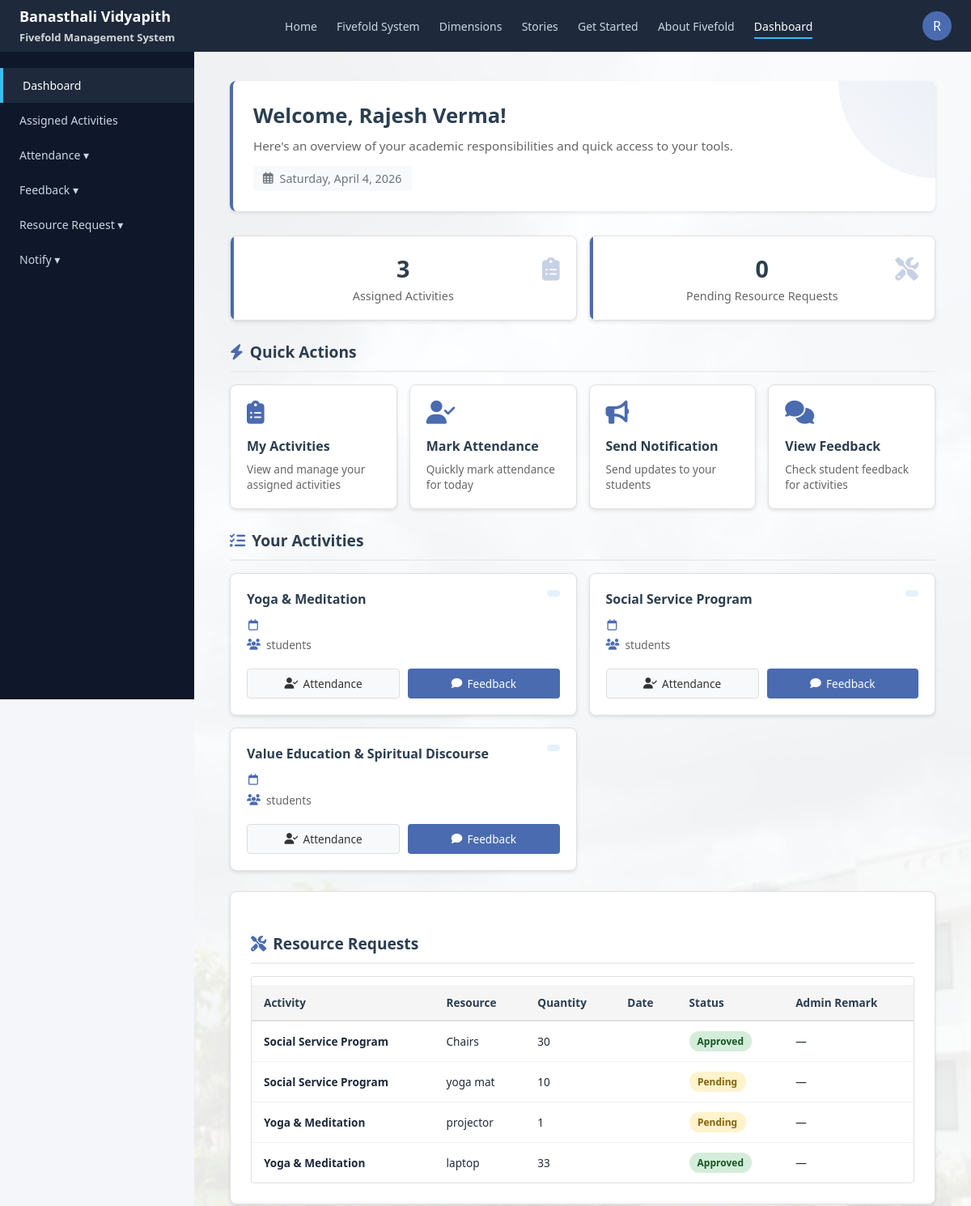
/faculty/dashboard/ (signed in, upper part), run on an earlier commit of the app's database.
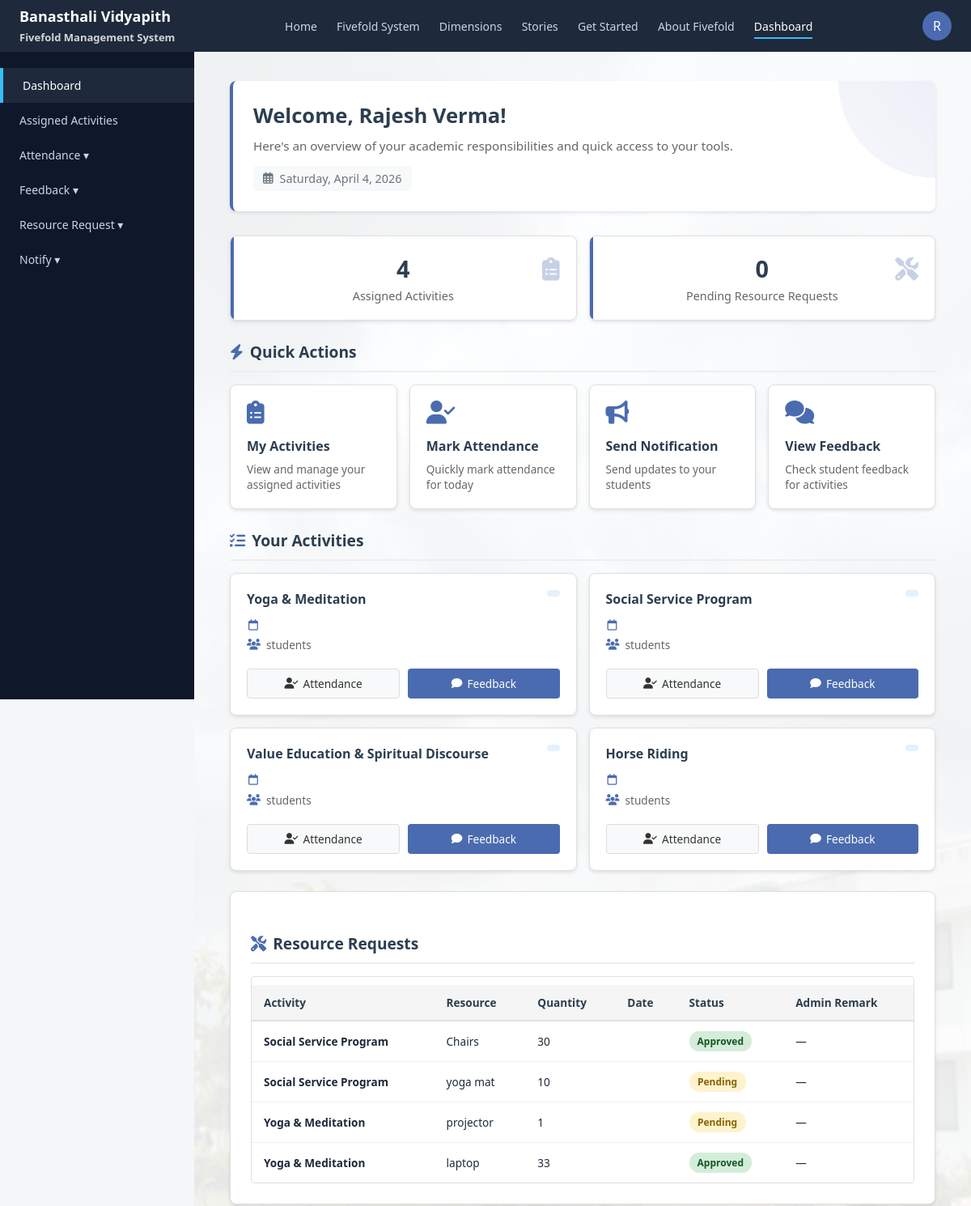
And on a later commit of the database.
### activities_app/models.py (models this page shows, shortened)
class Activity(models.Model):
    title = models.CharField(max_length=200)
    description = models.TextField()
    fold = models.CharField(max_length=50)
    total_seats = models.IntegerField()
    filled_seats = models.IntegerField()
    quick_notes = models.TextField(blank=True)
    fee = models.PositiveIntegerField(default=0)
    latitude = models.FloatField(null=True, blank=True)
    longitude = models.FloatField(null=True, blank=True)
    faculty = models.ForeignKey(
        User,
        on_delete=models.CASCADE,
        related_name="activities"
    )

class ResourceRequest(models.Model):
    STATUS_CHOICES = [
        ("pending", "Pending"),
        ("approved", "Approved"),
        ("rejected", "Rejected"),
    ]
    RESOURCE_TYPES = [
        ("equipment", "Equipment"),
        ("infrastructure", "Infrastructure"),
        ("transport", "Transport"),
        ("budget", "Budget"),
        ("other", "Other"),
    ]
    activity = models.ForeignKey(Activity, on_delete=models.CASCADE)
    sender = models.ForeignKey(
        settings.AUTH_USER_MODEL,
        on_delete=models.CASCADE
    )
    resource_type = models.CharField(
        max_length=30,
        choices=RESOURCE_TYPES
    )
    description = models.TextField()
    quantity = models.CharField(max_length=100, blank=True)
    status = models.CharField(
        max_length=20,
        choices=STATUS_CHOICES,
        default="pending"
    )
    admin_remarks = models.TextField(blank=True)
    created_at = models.DateTimeField(auto_now_add=True)

### auth_app/views.py (the view)
# urls.py: path("faculty/dashboard/", faculty_dashboard, name="faculty_dashboard"),
@login_required
@never_cache
def faculty_dashboard(request):
    activities = Activity.objects.filter(faculty=request.user)
    resource_requests = ResourceRequest.objects.filter(
        sender=request.user
    ).select_related("activity")
    response = render(
        request,
        "faculty/dashboard.html",
        {
            "activities": activities,
            "resource_requests": resource_requests,
        }
    )
    response["Cache-Control"] = "no-store, no-cache, must-revalidate, max-age=0"
    response["Pragma"] = "no-cache"
    response["Expires"] = "0"
    return response

### auth_app/templates/faculty/dashboard.html (shortened to what the changed rows need)
{% load static %}
<!DOCTYPE html>
<html lang="en">
<head>
    <link rel="stylesheet" href="{% static 'auth_app/css/dashboard.css' %}">
    <link rel="stylesheet" href="https://cdnjs.cloudflare.com/ajax/libs/font-awesome/6.4.0/css/all.min.css">
</head>
<body class="faculty-dashboard">
<div class="dashboard-layout">
    <main class="content">
    <div class="dashboard-content">
            <div class="welcome-section">
                <h1>Welcome, {{ request.user.get_full_name|default:request.user.username }}!</h1>
            </div>
            <div class="stats-grid">
                <div class="stat-card">
                    <div class="stat-icon"><i class="fas fa-clipboard-list"></i></div>
                    <h3>{{ activities|length }}</h3>
                    <p>Assigned Activities</p>
                </div>
            </div>
            <h2 class="section-title"><i class="fas fa-bolt"></i>Quick Actions</h2>
            <h2 class="section-title"><i class="fas fa-tasks"></i>Your Activities</h2>
            {% if activities %}
            <div class="activities-grid">
                {% for activity in activities %}
                <div class="activity-card">
                    <div class="activity-header">
                        <h3>{{ activity.title }}</h3>
                        <span class="activity-code">{{ activity.code }}</span>
                    </div>
                    <div class="activity-details">
                        <div class="detail-row">
                            <i class="far fa-calendar"></i>
                        </div>
                        <div class="detail-row">
                            <i class="fas fa-users"></i>
                            <span>{{ activity.enrolled_students }} students</span>
                        </div>
                    </div>
                    <div class="activity-actions">
                        <a href="{% url 'faculty_attendance' activity.id %}" class="action-btn">
                            <i class="fas fa-user-check"></i> Attendance
                        </a>
                        <a href="{% url 'faculty_feedback' activity.id %}" class="action-btn primary">
                            <i class="fas fa-comment"></i> Feedback
                        </a>
                    </div>
                </div>
                {% endfor %}
            </div>
            {% else %}
            <div class="empty-state">
                <i class="fas fa-clipboard-list"></i>
                <p>No activities assigned yet</p>
                <p style="font-size: 0.85rem; margin-top: 10px;">Activities will appear here when assigned</p>
            </div>
            {% endif %}
            <div class="resource-section">
                <h2 class="section-title"><i class="fas fa-tools"></i>Resource Requests</h2>
                <div class="resource-table-container">
                    {% if resource_requests %}
                    <table class="resource-table">
                        <thead>
                            <tr>
                                <th>Activity</th>
                                <th>Resource</th>
                                <th>Quantity</th>
                                <th>Date</th>
                                <th>Status</th>
                                <th>Admin Remark</th>
                            </tr>
                        </thead>
                        <tbody>
                            {% for req in resource_requests %}
                            <tr>
                                <td><strong>{{ req.activity.title|truncatechars:25 }}</strong></td>
                                <td>{{ req.resource_type }}</td>
                                <td>{{ req.quantity|default:"-" }}</td>
                                <td>{{ req.request_date|date:"M d" }}</td>
                                <td>
                                    <span class="status {{ req.status|lower }}">
                                        {{ req.status|title }}
                                    </span>
                                </td>
                                <td class="admin-remark">{{ req.admin_remark|default:"—" }}</td>
                            </tr>
                            {% endfor %}
                        </tbody>
                    </table>
                    {% else %}
                    <div class="no-requests">
                        <i class="fas fa-box-open" style="font-size: 1.5rem; margin-bottom: 10px;"></i>
                        <p>No resource requests submitted yet.</p>
                    </div>
                    {% endif %}
                </div>
            </div>
        </div>
    </main>
</div>
</body>
</html>

What changed in the data, as far as the page shows it:
added Activity: title "Horse Riding"
Also different on the page:
{{ activities|length }}: "3" → "4"
